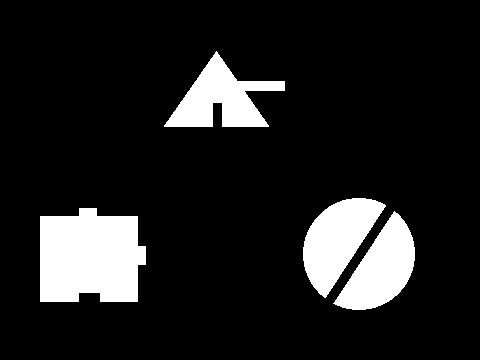
%> input picture CLASE_9/figuresmodified.bmp, 480 x 360 px
$ octave class_sillouette.m   (GNU Octave 9; MATLAB toolbox functions it lacks are replaced by stand-ins)
%> lines starting %> are read from the running program, lines starting %| are printed output that depends on the picture; in (x1, y1, x2, y2) boxes, pixels count from 0 and x2, y2 are one past the last pixel; in counts of white or black regions, pixels touching at a corner belong together; the program's own positions count from 1
clear all; close all; clc
a = imread('figuresmodified.bmp');
%> a: size 360x480 logical; 12.5% white; 4 white regions, box (x1, y1, x2, y2) and area: (40, 208, 146, 302) 8535, (303, 198, 386, 298) 4499, (333, 211, 415, 310) 4277, (164, 51, 285, 127) 4276
ee=strel('square', 3);
b=imerode(a,ee);
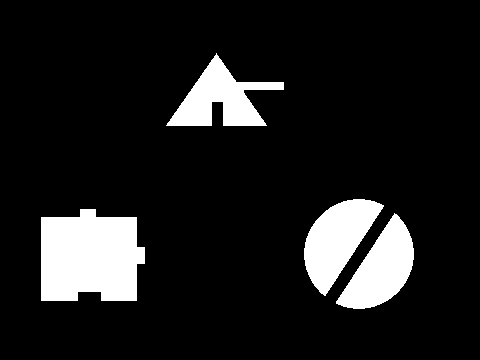
%> b: size 360x480 logical; 11.6% white; 4 white regions, box (x1, y1, x2, y2) and area: (41, 209, 145, 301) 8121, (304, 199, 384, 296) 4137, (336, 213, 414, 309) 3921, (166, 53, 284, 126) 3791
c=a-b;
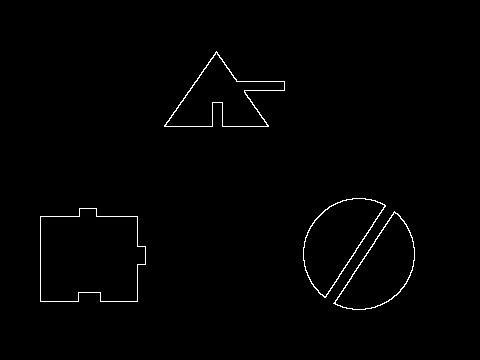
%> c: size 360x480 double; values 0 (black) and 1 (white), 0.94% white in thin lines or dots, all inside (x1, y1, x2, y2) = (40, 51, 415, 310)
figure(1);imshow([a,b,c]);
%> after `imshow([a,b,c])`:
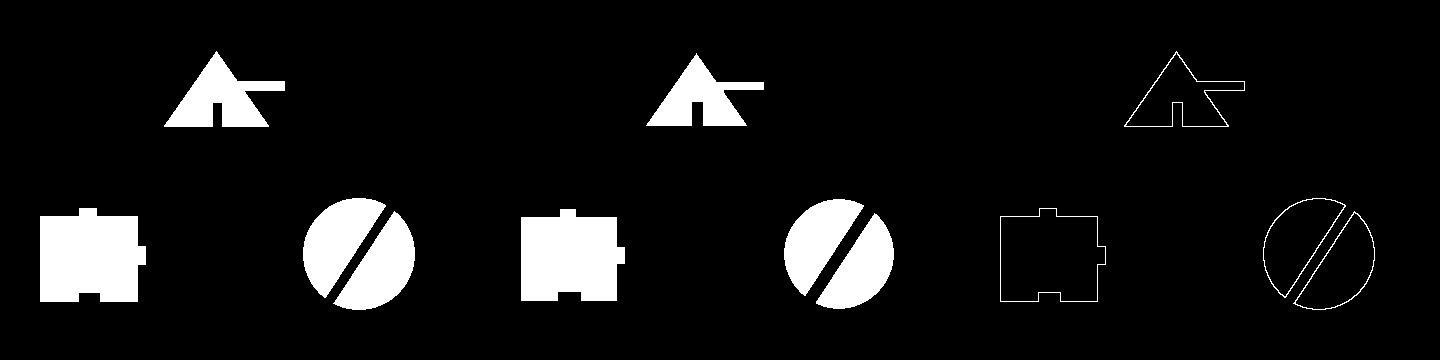
%> displayed picture: size 360x1440, on the screen's scale of 0 to 255; 8.3% white; 12 white regions, largest, box (x1, y1, x2, y2) and area: (40, 208, 146, 302) 8535, (521, 209, 625, 301) 8121, (303, 198, 386, 298) 4499
figure(2);imshow(c);
